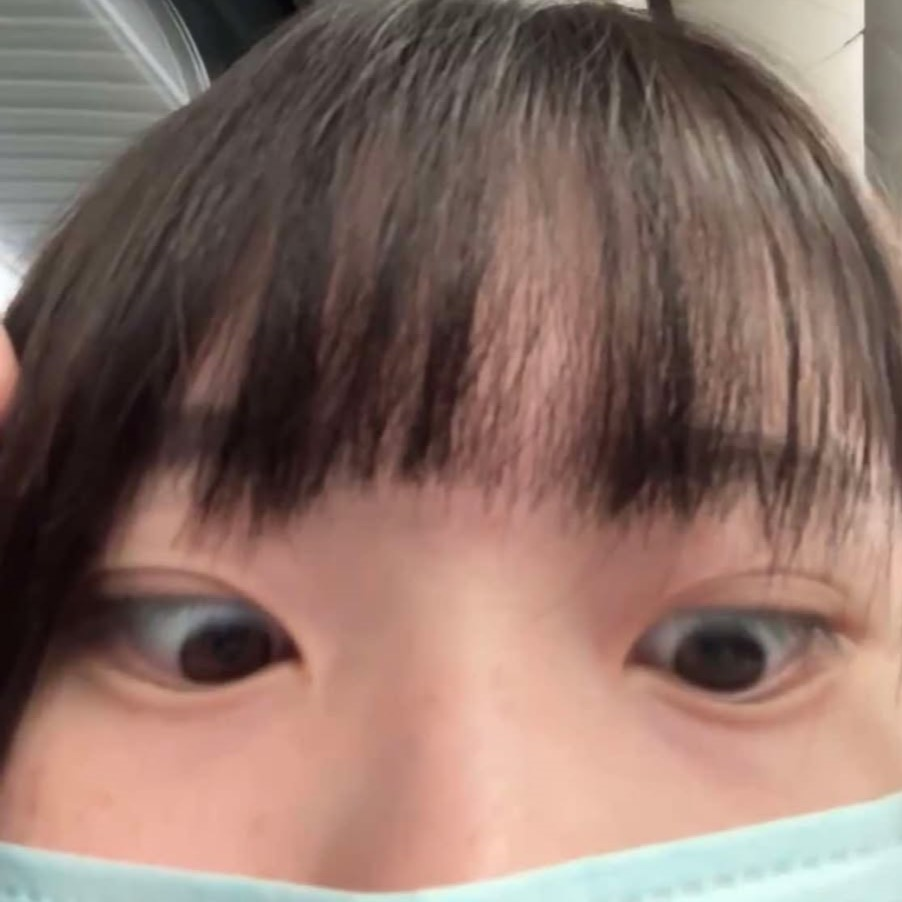
#> input picture week06/img.jpg, 902 x 902 px
$ python 0325_4.py
#> lines starting #> are read from the running program, lines starting #| are printed output that depends on the picture
import cv2
import numpy as np

img = cv2.imread("img.jpg")
#> img is the input picture: shape (902, 902, 3); mean B, G, R 102.6, 111.7, 137.8
img = cv2.resize(img,(300,300))
#> img: shape (300, 300, 3)

# M=cv2.getPerspectiveTransform(src, dst)
size=img.shape
#> size = (300, 300, 3)
print(size)
#| (300, 300, 3)
# 原始影像的四個點
a1=[0,0]
b1=[size[0]-1,0]
#> b1 = [299, 0]
c1=[0,size[1]-1]
#> c1 = [0, 299]
d1=[size[0]-1,size[1]-1]
#> d1 = [299, 299]
src1=np.array([a1,b1,c1,d1],dtype="float32")
#> src1 = [[0, 0], [299, 0], [0, 299], [299, 299]]

# 要將原本四個點要移過去的四個座標
a2=[50,0]
b2=[250,0]
c2=[50,size[1]-1]
d2=[250,size[1]-1]
dst1=np.array([a2,b2,c2,d2],dtype="float32")

# 如果做透視轉換是3*3矩陣不能用 warpAffine(2*3) 要用 warpPerspective(3*3)
M=cv2.getPerspectiveTransform(src1, dst1)
img2=cv2.warpPerspective(img,M,(300,300))
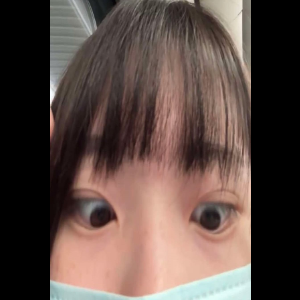
#> img2: shape (300, 300, 3); mean B, G, R 68.7, 74.8, 92.3

cv2.imshow("img",img)
cv2.imshow("img2",img2)
cv2.waitKey(0)
cv2.destroyAllWindows()
